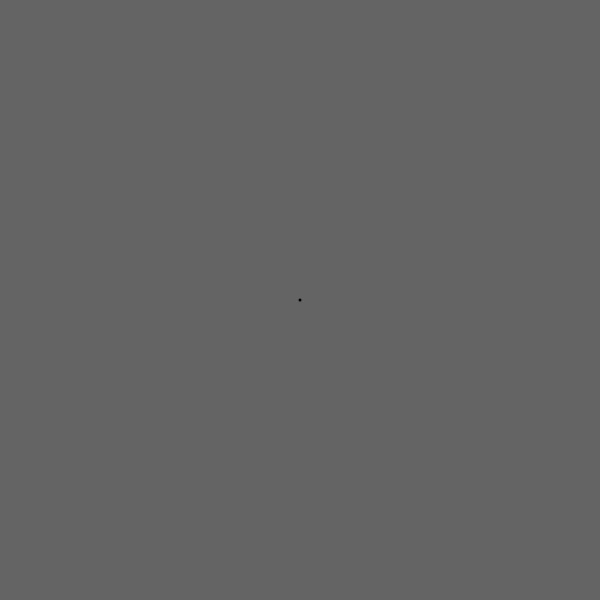
Frame 1 (no input)
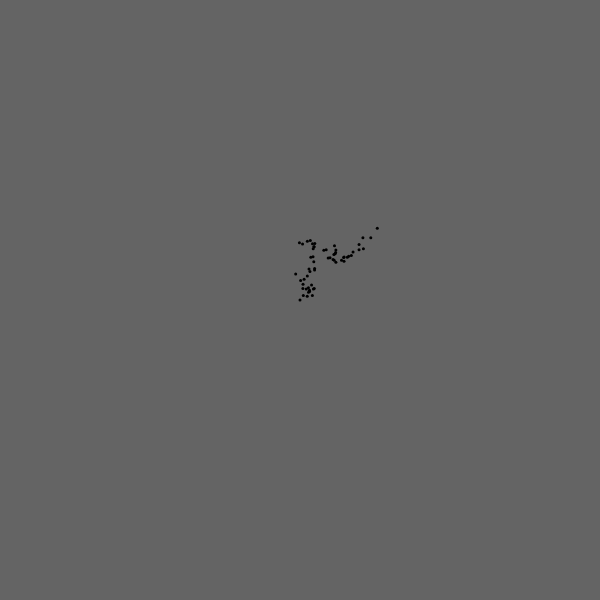
Frame 60 (no input)
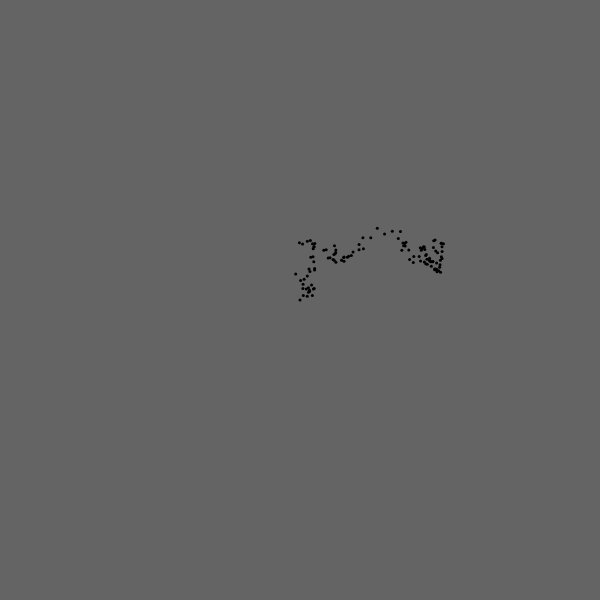
Frame 120 (the mouse pressed at the canvas centre since frame 60)

The p5.js sketch that drew these frames (run headless with seeded random() and noise() and a simulated clock; from frame 60 on, the mouse is pressed at the canvas centre):

// p5.js sketch
// ── sketch.js
let Walker = function () {
  this.x = width/2;
  this.y = height/2;
}
Walker.prototype.show = function () {
  stroke(0, 0, 0);
  strokeWeight(3);
  point(this.x, this.y);
}
Walker.prototype.move = function () {
  this.x = constrain(this.x, 0, width);
  this.y = constrain(this.y, 0, height);
  let x = randomGaussian(0, 5);
  let y = randomGaussian(0, 5);
  this.x += x;
  this.y += y;
}
let walker;
function setup() {
  createCanvas(600, 600);
  background(100);
  walker = new Walker();
}

function draw() {
  walker.show();
  walker.move();
}
